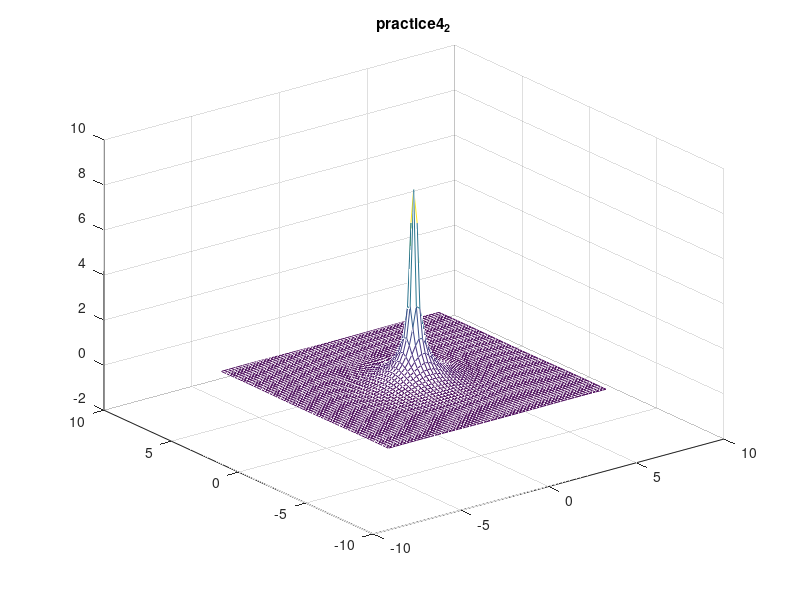

MATLAB code to generate this figure:
% Вывод графика функций f4 = sin(r) / r^2

% График трёхмерной поверхности для r = sqrt(x^2 + y^2) 
function practice4_2

    function z = f4(r)
        z = sin(r) ./ (r .^ 2);
    end
    [x,y] = meshgrid(-2*pi:0.2:2*pi);
    z = sqrt(x.^2 + y.^2);
    mesh(x, y, f4(z));
    title('practice4_2');

end
